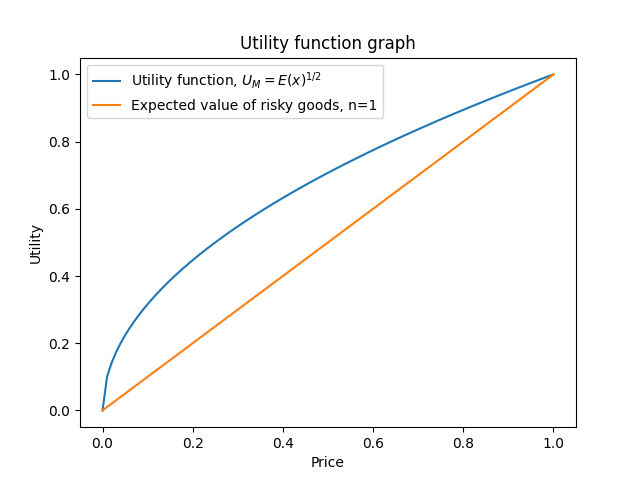

Recreate this plot in Python.
import numpy as np
import matplotlib.pyplot as plt

x = np.linspace(0, 1, 100)
y1 = x
y2 = x**(1/2)

plt.plot(x, y2, label=r'Utility function, $U_M=E(x)^{1/2}$')
plt.plot(x, y1, label='Expected value of risky goods, n=1')
plt.xlabel('Price')
plt.ylabel('Utility')
plt.title('Utility function graph')
plt.legend()
plt.savefig('./graph/risk.png')